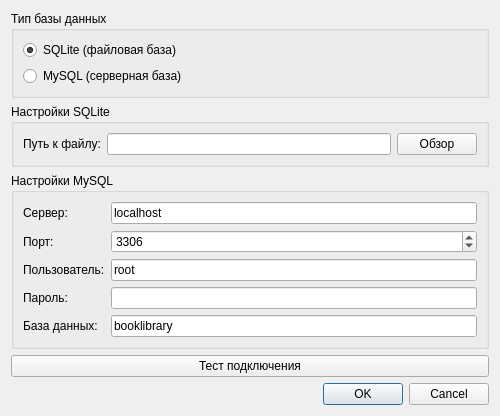
<?xml version="1.0" encoding="UTF-8"?>
<ui version="4.0">
 <class>SettingsDialog</class>
 <widget class="QDialog" name="SettingsDialog">
  <property name="geometry">
   <rect>
    <x>0</x>
    <y>0</y>
    <width>500</width>
    <height>400</height>
   </rect>
  </property>
  <property name="windowTitle">
   <string>Настройки подключения к БД</string>
  </property>
  <layout class="QVBoxLayout" name="verticalLayout">
   <item>
    <widget class="QGroupBox" name="groupBox">
     <property name="title">
      <string>Тип базы данных</string>
     </property>
     <layout class="QVBoxLayout" name="verticalLayout_2">
      <item>
       <widget class="QRadioButton" name="rbSqlite">
        <property name="text">
         <string>SQLite (файловая база)</string>
        </property>
        <property name="checked">
         <bool>true</bool>
        </property>
       </widget>
      </item>
      <item>
       <widget class="QRadioButton" name="rbMysql">
        <property name="text">
         <string>MySQL (серверная база)</string>
        </property>
       </widget>
      </item>
     </layout>
    </widget>
   </item>
   <item>
    <widget class="QGroupBox" name="sqliteGroup">
     <property name="title">
      <string>Настройки SQLite</string>
     </property>
     <layout class="QFormLayout" name="formLayout">
      <item row="0" column="0">
       <widget class="QLabel" name="label">
        <property name="text">
         <string>Путь к файлу:</string>
        </property>
       </widget>
      </item>
      <item row="0" column="1">
       <layout class="QHBoxLayout" name="horizontalLayout">
        <item>
         <widget class="QLineEdit" name="sqlitePath"/>
        </item>
        <item>
         <widget class="QPushButton" name="btnBrowseSqlite">
          <property name="text">
           <string>Обзор</string>
          </property>
         </widget>
        </item>
       </layout>
      </item>
     </layout>
    </widget>
   </item>
   <item>
    <widget class="QGroupBox" name="mysqlGroup">
     <property name="title">
      <string>Настройки MySQL</string>
     </property>
     <layout class="QFormLayout" name="formLayout_2">
      <item row="0" column="0">
       <widget class="QLabel" name="label_2">
        <property name="text">
         <string>Сервер:</string>
        </property>
       </widget>
      </item>
      <item row="0" column="1">
       <widget class="QLineEdit" name="mysqlHost">
        <property name="text">
         <string>localhost</string>
        </property>
       </widget>
      </item>
      <item row="1" column="0">
       <widget class="QLabel" name="label_3">
        <property name="text">
         <string>Порт:</string>
        </property>
       </widget>
      </item>
      <item row="1" column="1">
       <widget class="QSpinBox" name="mysqlPort">
        <property name="minimum">
         <number>1</number>
        </property>
        <property name="maximum">
         <number>65535</number>
        </property>
        <property name="value">
         <number>3306</number>
        </property>
       </widget>
      </item>
      <item row="2" column="0">
       <widget class="QLabel" name="label_4">
        <property name="text">
         <string>Пользователь:</string>
        </property>
       </widget>
      </item>
      <item row="2" column="1">
       <widget class="QLineEdit" name="mysqlUser">
        <property name="text">
         <string>root</string>
        </property>
       </widget>
      </item>
      <item row="3" column="0">
       <widget class="QLabel" name="label_5">
        <property name="text">
         <string>Пароль:</string>
        </property>
       </widget>
      </item>
      <item row="3" column="1">
       <widget class="QLineEdit" name="mysqlPassword">
        <property name="echoMode">
         <enum>QLineEdit::Password</enum>
        </property>
       </widget>
      </item>
      <item row="4" column="0">
       <widget class="QLabel" name="label_6">
        <property name="text">
         <string>База данных:</string>
        </property>
       </widget>
      </item>
      <item row="4" column="1">
       <widget class="QLineEdit" name="mysqlDatabase">
        <property name="text">
         <string>booklibrary</string>
        </property>
       </widget>
      </item>
     </layout>
    </widget>
   </item>
   <item>
    <widget class="QPushButton" name="btnTestConnection">
     <property name="text">
      <string>Тест подключения</string>
     </property>
    </widget>
   </item>
   <item>
    <widget class="QDialogButtonBox" name="buttonBox">
     <property name="orientation">
      <enum>Qt::Horizontal</enum>
     </property>
     <property name="standardButtons">
      <set>QDialogButtonBox::Cancel|QDialogButtonBox::Ok</set>
     </property>
    </widget>
   </item>
  </layout>
 </widget>
 <resources/>
 <connections>
  <connection>
   <sender>buttonBox</sender>
   <signal>accepted()</signal>
   <receiver>SettingsDialog</receiver>
   <slot>accept()</slot>
  </connection>
  <connection>
   <sender>buttonBox</sender>
   <signal>rejected()</signal>
   <receiver>SettingsDialog</receiver>
   <slot>reject()</slot>
  </connection>
 </connections>
</ui>
